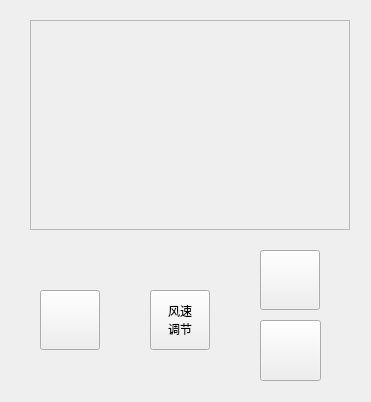
<?xml version="1.0" encoding="UTF-8"?>
<ui version="4.0">
 <class>controller</class>
 <widget class="QWidget" name="controller">
  <property name="geometry">
   <rect>
    <x>0</x>
    <y>0</y>
    <width>371</width>
    <height>402</height>
   </rect>
  </property>
  <property name="windowTitle">
   <string>Form</string>
  </property>
  <widget class="QPushButton" name="btn_up">
   <property name="geometry">
    <rect>
     <x>260</x>
     <y>250</y>
     <width>60</width>
     <height>60</height>
    </rect>
   </property>
   <property name="text">
    <string/>
   </property>
  </widget>
  <widget class="QPushButton" name="btn_down">
   <property name="geometry">
    <rect>
     <x>260</x>
     <y>320</y>
     <width>61</width>
     <height>61</height>
    </rect>
   </property>
   <property name="text">
    <string/>
   </property>
  </widget>
  <widget class="QPushButton" name="btn_wind">
   <property name="geometry">
    <rect>
     <x>150</x>
     <y>290</y>
     <width>60</width>
     <height>60</height>
    </rect>
   </property>
   <property name="text">
    <string>风速
调节</string>
   </property>
  </widget>
  <widget class="QPushButton" name="btn_power">
   <property name="geometry">
    <rect>
     <x>40</x>
     <y>290</y>
     <width>60</width>
     <height>60</height>
    </rect>
   </property>
   <property name="text">
    <string/>
   </property>
  </widget>
  <widget class="QStackedWidget" name="stackedWidget">
   <property name="geometry">
    <rect>
     <x>30</x>
     <y>20</y>
     <width>320</width>
     <height>210</height>
    </rect>
   </property>
   <property name="currentIndex">
    <number>1</number>
   </property>
   <widget class="QWidget" name="page">
    <widget class="QFrame" name="frame">
     <property name="geometry">
      <rect>
       <x>0</x>
       <y>0</y>
       <width>320</width>
       <height>210</height>
      </rect>
     </property>
     <property name="frameShape">
      <enum>QFrame::Box</enum>
     </property>
     <property name="frameShadow">
      <enum>QFrame::Raised</enum>
     </property>
     <widget class="QLCDNumber" name="ledNumber">
      <property name="geometry">
       <rect>
        <x>90</x>
        <y>0</y>
        <width>151</width>
        <height>131</height>
       </rect>
      </property>
      <property name="frameShape">
       <enum>QFrame::NoFrame</enum>
      </property>
      <property name="digitCount">
       <number>2</number>
      </property>
      <property name="segmentStyle">
       <enum>QLCDNumber::Flat</enum>
      </property>
      <property name="value" stdset="0">
       <double>25.000000000000000</double>
      </property>
      <property name="intValue" stdset="0">
       <number>25</number>
      </property>
     </widget>
     <widget class="QFrame" name="hline">
      <property name="geometry">
       <rect>
        <x>80</x>
        <y>0</y>
        <width>5</width>
        <height>211</height>
       </rect>
      </property>
      <property name="frameShape">
       <enum>QFrame::NoFrame</enum>
      </property>
      <property name="frameShadow">
       <enum>QFrame::Raised</enum>
      </property>
     </widget>
     <widget class="QLabel" name="lab_tem">
      <property name="geometry">
       <rect>
        <x>240</x>
        <y>60</y>
        <width>61</width>
        <height>61</height>
       </rect>
      </property>
      <property name="text">
       <string/>
      </property>
      <property name="alignment">
       <set>Qt::AlignCenter</set>
      </property>
     </widget>
     <widget class="QLabel" name="lab_text">
      <property name="geometry">
       <rect>
        <x>120</x>
        <y>160</y>
        <width>81</width>
        <height>31</height>
       </rect>
      </property>
      <property name="text">
       <string>当前室温：</string>
      </property>
      <property name="alignment">
       <set>Qt::AlignLeading|Qt::AlignLeft|Qt::AlignVCenter</set>
      </property>
     </widget>
     <widget class="QLabel" name="lab_nowtemp">
      <property name="geometry">
       <rect>
        <x>200</x>
        <y>150</y>
        <width>51</width>
        <height>51</height>
       </rect>
      </property>
      <property name="text">
       <string>25 C</string>
      </property>
      <property name="alignment">
       <set>Qt::AlignCenter</set>
      </property>
     </widget>
     <widget class="QLabel" name="lab_wind">
      <property name="geometry">
       <rect>
        <x>15</x>
        <y>10</y>
        <width>50</width>
        <height>50</height>
       </rect>
      </property>
      <property name="text">
       <string>风速</string>
      </property>
      <property name="alignment">
       <set>Qt::AlignCenter</set>
      </property>
     </widget>
     <widget class="QFrame" name="vline">
      <property name="geometry">
       <rect>
        <x>80</x>
        <y>140</y>
        <width>241</width>
        <height>5</height>
       </rect>
      </property>
      <property name="frameShape">
       <enum>QFrame::NoFrame</enum>
      </property>
      <property name="frameShadow">
       <enum>QFrame::Raised</enum>
      </property>
     </widget>
     <widget class="QLabel" name="lab_Wtag1">
      <property name="geometry">
       <rect>
        <x>25</x>
        <y>150</y>
        <width>31</width>
        <height>30</height>
       </rect>
      </property>
      <property name="text">
       <string>@</string>
      </property>
      <property name="alignment">
       <set>Qt::AlignCenter</set>
      </property>
     </widget>
     <widget class="QLabel" name="lab_Wtag2">
      <property name="geometry">
       <rect>
        <x>25</x>
        <y>110</y>
        <width>30</width>
        <height>30</height>
       </rect>
      </property>
      <property name="text">
       <string>@</string>
      </property>
      <property name="alignment">
       <set>Qt::AlignCenter</set>
      </property>
     </widget>
     <widget class="QLabel" name="lab_Wtag3">
      <property name="geometry">
       <rect>
        <x>25</x>
        <y>70</y>
        <width>30</width>
        <height>30</height>
       </rect>
      </property>
      <property name="text">
       <string>@</string>
      </property>
      <property name="alignment">
       <set>Qt::AlignCenter</set>
      </property>
     </widget>
    </widget>
   </widget>
   <widget class="QWidget" name="page_2">
    <widget class="QFrame" name="frame_2">
     <property name="geometry">
      <rect>
       <x>0</x>
       <y>0</y>
       <width>320</width>
       <height>210</height>
      </rect>
     </property>
     <property name="frameShape">
      <enum>QFrame::StyledPanel</enum>
     </property>
     <property name="frameShadow">
      <enum>QFrame::Raised</enum>
     </property>
    </widget>
   </widget>
  </widget>
 </widget>
 <resources/>
 <connections/>
</ui>
